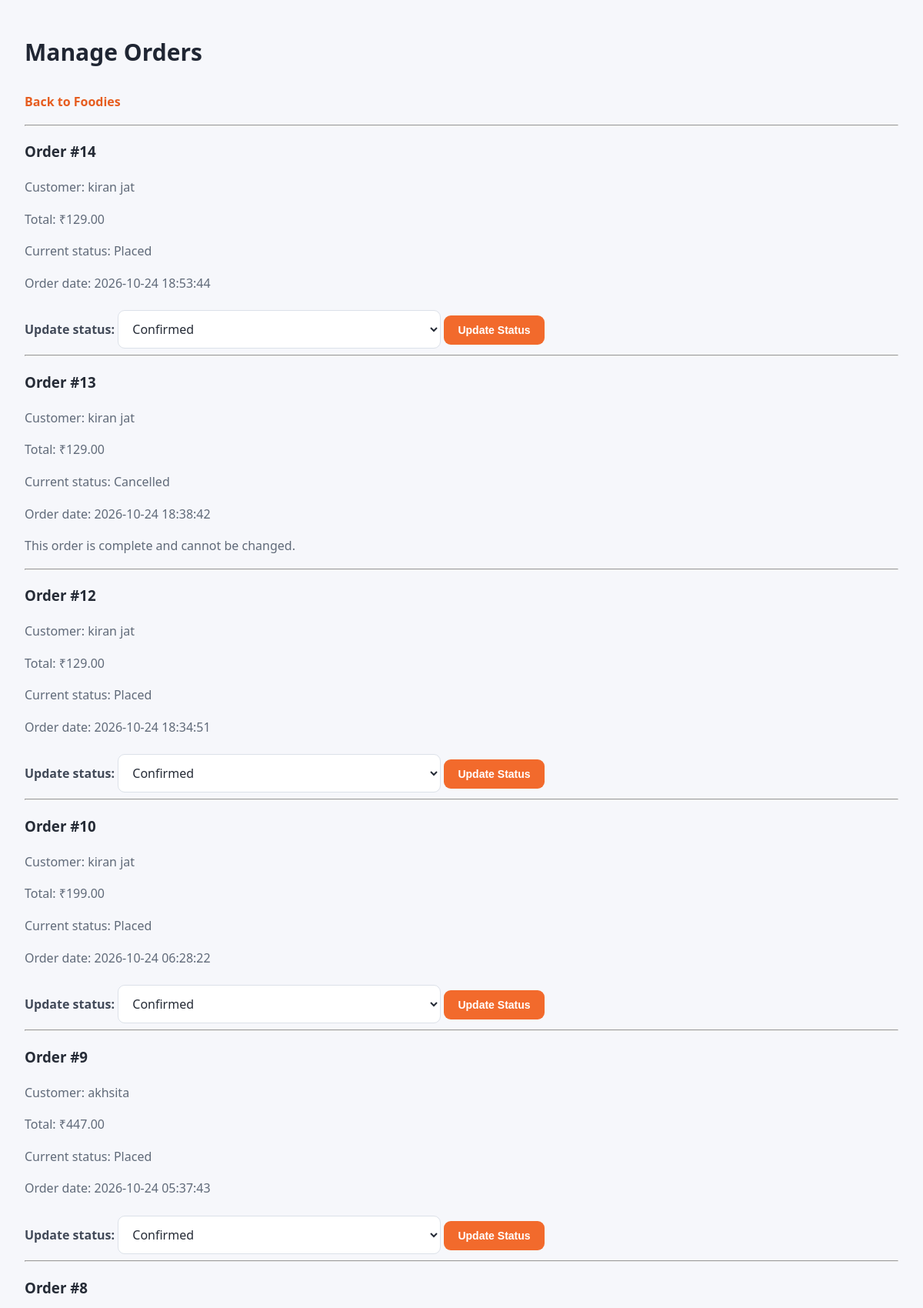
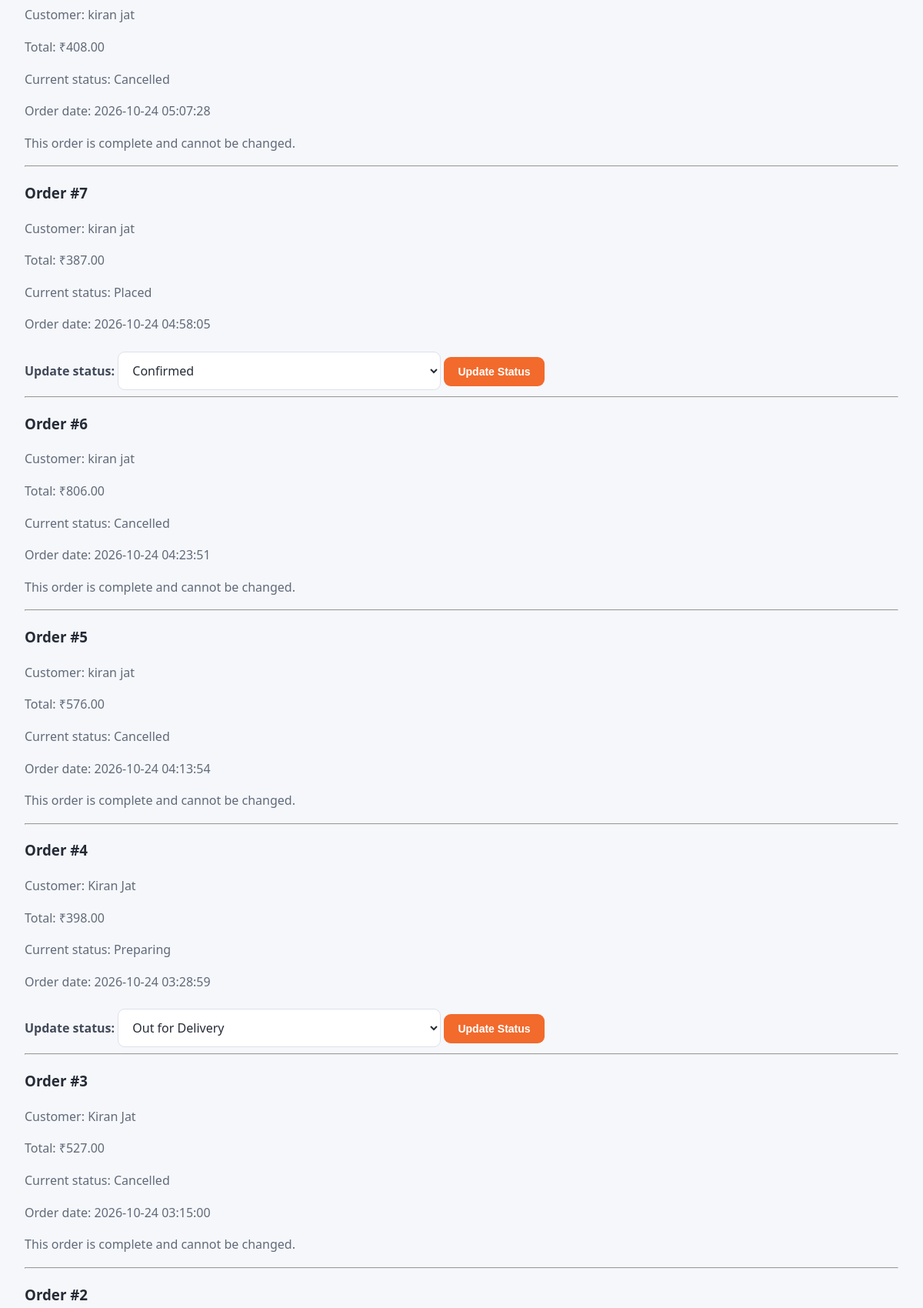
Screenshot of /admin/orders.php (signed in, upper part) with the database file from the repository (2 pictures, top to bottom).
### tables this page shows
CREATE TABLE `orders` (
  `id` int(11) NOT NULL AUTO_INCREMENT,
  `user_id` int(11) NOT NULL,
  `total_amount` decimal(10,2) NOT NULL,
  `status` varchar(30) NOT NULL DEFAULT 'Placed',
  `created_at` timestamp NOT NULL DEFAULT current_timestamp(),
  `delivery_name` varchar(150) DEFAULT NULL,
  `delivery_phone` varchar(15) DEFAULT NULL,
  `delivery_address` text DEFAULT NULL,
  PRIMARY KEY (`id`),
  KEY `user_id` (`user_id`),
  CONSTRAINT `orders_ibfk_1` FOREIGN KEY (`user_id`) REFERENCES `users` (`id`) ON DELETE CASCADE
);

CREATE TABLE `users` (
  `id` int(11) NOT NULL AUTO_INCREMENT,
  `name` varchar(100) NOT NULL,
  `email` varchar(150) NOT NULL,
  `password` varchar(255) NOT NULL,
  `created_at` timestamp NOT NULL DEFAULT current_timestamp(),
  `role` enum('customer','admin') NOT NULL DEFAULT 'customer',
  `phone` varchar(15) DEFAULT NULL,
  `address` text DEFAULT NULL,
  `is_active` tinyint(1) NOT NULL DEFAULT 1,
  PRIMARY KEY (`id`),
  UNIQUE KEY `email` (`email`)
);

### admin/orders.php (the view, shortened to what this page needs)
<?php
require_once __DIR__ . "/../config/admin_auth.php";
$allowedTransitions = [
    "Placed" => ["Confirmed", "Cancelled"],
    "Confirmed" => ["Preparing", "Cancelled"],
    "Preparing" => ["Out for Delivery", "Cancelled"],
    "Out for Delivery" => ["Delivered"],
    "Delivered" => [],
    "Cancelled" => []
];
$result = $conn->query(
    "SELECT o.id, o.user_id, u.name, o.total_amount,
            o.status, o.created_at
     FROM orders o
     JOIN users u ON o.user_id = u.id
     ORDER BY o.id DESC"
);
?>
<!DOCTYPE html>
<html lang="en">
<head>
    <link rel="stylesheet" href="../assest/css/admin.css">
</head>
<body>
    <h1>Manage Orders</h1>
    <p><a href="../index.php">Back to Foodies</a></p>
    <?php if ($result->num_rows === 0): ?>
        <p>No orders found.</p>
    <?php else: ?>
        <?php while ($order = $result->fetch_assoc()): ?>
            <?php
            $current = $order["status"];
            $nextStatuses = $allowedTransitions[$current] ?? [];
            ?>
            <hr>
            <h3>Order #<?= (int) $order["id"] ?></h3>
            <p>
                Customer:
                <?= htmlspecialchars($order["name"], ENT_QUOTES, "UTF-8") ?>
            </p>
            <p>
                Total: ₹<?= number_format((float) $order["total_amount"], 2) ?>
            </p>
            <p>
                Current status:
                <?= htmlspecialchars($current, ENT_QUOTES, "UTF-8") ?>
            </p>
            <p>
                Order date:
                <?= htmlspecialchars($order["created_at"] ?? "", ENT_QUOTES, "UTF-8") ?>
            </p>
            <?php if (!empty($nextStatuses)): ?>
                <form method="POST" action="orders.php">
                    <label for="status-<?= (int) $order["id"] ?>">
                        Update status:
                    </label>
                    <select
                        id="status-<?= (int) $order["id"] ?>"
                        name="status"
                        required
                    >
                        <?php foreach ($nextStatuses as $status): ?>
                            <option value="<?= htmlspecialchars($status, ENT_QUOTES, "UTF-8") ?>">
                                <?= htmlspecialchars($status, ENT_QUOTES, "UTF-8") ?>
                            </option>
                        <?php endforeach; ?>
                    </select>
                    <button type="submit">Update Status</button>
                </form>
            <?php else: ?>
                <p>This order is complete and cannot be changed.</p>
            <?php endif; ?>
        <?php endwhile; ?>
    <?php endif; ?>
</body>
</html>

### assest/css/admin.css (style rules this page uses)
* { box-sizing: border-box; }
body { margin: 0; padding: 32px; font-family: "Segoe UI", Arial, sans-serif; background: #f6f7fb; color: #252b36; line-height: 1.6; }
body > h1, body > h2, body > p, body > form, body > table, body > section, body > div { max-width: 1250px; margin-left: auto; margin-right: auto; }
h1 { font-size: 30px; font-weight: 750; color: #202633; margin-top: 12px; margin-bottom: 28px; }
p { color: #606a79; }
a { color: #e65d20; text-decoration: none; font-weight: 600; }
button, input[type="submit"], input[type="button"] { border: none; border-radius: 9px; padding: 11px 18px; background: #f26a2c; color: #fff; font-size: 14px; font-weight: 650; cursor: pointer; transition: background 0.2s ease, transform 0.2s ease; }
input:not([type="submit"]):not([type="button"]):not([type="checkbox"]), select, textarea { width: 100%; max-width: 420px; padding: 12px 14px; margin-top: 6px; border: 1px solid #dce1e9; border-radius: 9px; background: #fff; color: #252b36; font: inherit; outline: none; transition: border-color 0.2s, box-shadow 0.2s; }
label { display: inline-block; margin-top: 12px; color: #414958; font-weight: 600; }

### rows the page displays
orders: id "14", user.name "kiran jat", total_amount "129.00", status "Placed", created_at "2026-10-24 18:53:44", status "Confirmed"
orders: id "13", user.name "kiran jat", total_amount "129.00", status "Cancelled", created_at "2026-10-24 18:38:42", shows "This order is complete and cannot be changed."
orders: id "12", user.name "kiran jat", total_amount "129.00", status "Placed", created_at "2026-10-24 18:34:51", status "Confirmed"
orders: id "10", user.name "kiran jat", total_amount "199.00", status "Placed", created_at "2026-10-24 06:28:22", status "Confirmed"
orders: id "9", user.name "akhsita", total_amount "447.00", status "Placed", created_at "2026-10-24 05:37:43", status "Confirmed"
orders: id "8", user.name "kiran jat", total_amount "408.00", status "Cancelled", created_at "2026-10-24 05:07:28", shows "This order is complete and cannot be changed."
orders: id "7", user.name "kiran jat", total_amount "387.00", status "Placed", created_at "2026-10-24 04:58:05", status "Confirmed"
orders: id "6", user.name "kiran jat", total_amount "806.00", status "Cancelled", created_at "2026-10-24 04:23:51", shows "This order is complete and cannot be changed."
orders: id "5", user.name "kiran jat", total_amount "576.00", status "Cancelled", created_at "2026-10-24 04:13:54", shows "This order is complete and cannot be changed."
orders: id "4", user.name "Kiran Jat", total_amount "398.00", status "Preparing", created_at "2026-10-24 03:28:59", status "Out for Delivery"
orders: id "3", user.name "Kiran Jat", total_amount "527.00", status "Cancelled", created_at "2026-10-24 03:15:00", shows "This order is complete and cannot be changed."
orders: id "2"
